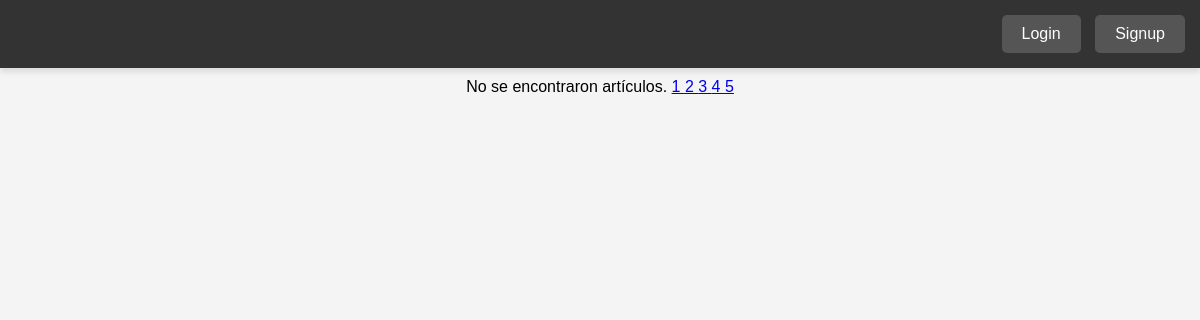
/?page=6, run on an earlier commit of the app's database.
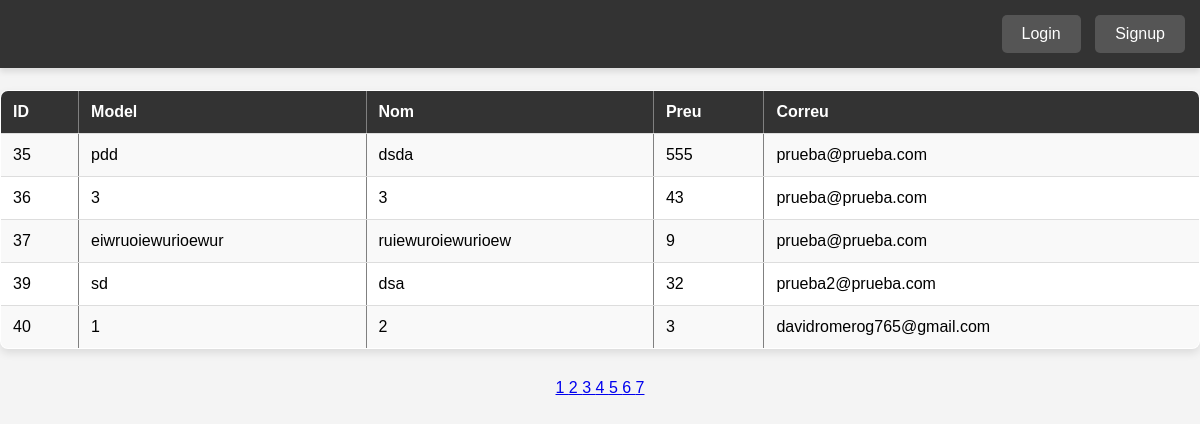
And on a later commit of the database.
### tables this page shows
CREATE TABLE `articles` (
  `id` int(11) NOT NULL,
  `model` varchar(20) NOT NULL,
  `nom` varchar(20) NOT NULL,
  `preu` float NOT NULL,
  `correu` varchar(255) DEFAULT NULL
);

### model/model.php (called while the page is built, shortened)
<?php
function obtenerTotalArticulos($connexio) {
    $query = $connexio->query("SELECT COUNT(*) FROM articles");
    return $query->fetchColumn();
}
function obtenerArticulos($connexio, $start, $articulosPorPagina) {
    $query = $connexio->prepare("SELECT * FROM articles LIMIT :start, :articulosPorPagina");
    $query->bindValue(':start', $start, PDO::PARAM_INT);
    $query->bindValue(':articulosPorPagina', $articulosPorPagina, PDO::PARAM_INT);
    $query->execute();
    return $query->fetchAll(PDO::FETCH_ASSOC);
}
?>

### index.php (the view, shortened to what this page needs)
<?php
include BASE_PATH . 'vista/navbar.view.php';
require_once 'database/connexio.php';
require_once 'model/model.php';
$articulosPorPagina = 5;
if (!(isset($_SESSION['usuari']))) {
    try {
        if (!isset($_GET['page']) || $_GET['page'] < 1) {
            $pagina = 1;
        } else {
            $pagina = $_GET['page'];
        }
        $start = ($pagina - 1) * $articulosPorPagina;
        $total = obtenerTotalArticulos($connexio);
        $pages = ceil($total / $articulosPorPagina);
        $fetch = obtenerArticulos($connexio, $start, $articulosPorPagina);
        if ($fetch) {
            echo "<table border='1'>";
            echo "<tr><th>ID</th><th>Model</th><th>Nom</th><th>Preu</th><th>Correu</th></tr>";
            foreach ($fetch as $entrada) {
                echo "<tr>
                    <td>".$entrada['id']."</td>
                    <td>".$entrada['model']."</td>
                    <td>".$entrada['nom']."</td>
                    <td>".$entrada['preu']."</td>
                    <td>".$entrada['correu']."</td>
                    </tr>";
            }
            echo "</table>";
        } else {
            echo "<br>No se encontraron artículos.";
        }
        if ($pages > 1): ?>
            <?php for ($i = 1; $i <= $pages; $i++): ?>
                <a href="?page=<?= htmlspecialchars($i); ?>"
                   class="<?= $i === $pagina ? 'active' : ''; ?>">
                    <?= htmlspecialchars($i); ?>
                </a>
            <?php endfor; ?>
        <?php endif; ?>
    <?php
    } catch (PDOException $e) {
        echo "Error: " . $e->getMessage();
    }
}
?>

### vista/navbar.view.php (shortened to what this page needs)
<!DOCTYPE html>
<html lang="en">
<head>
    <link rel="stylesheet" href="css/styles.css">
</head>
<body>
<?php
$vistaDir = BASE_URL . 'vista';
?>
<nav>
    <div class="right">
        <?php if (isset($_SESSION['usuari'])): ?>
            <a href="<?= $vistaDir ?>/../controlador/logout.php"><button>Logout</button></a>
            <a href="<?= $vistaDir ?>/reiniciarPassword.php"><button>Canviar contrassenya</button></a>
        <?php else: ?>
            <a href="<?= $vistaDir ?>/login.php"><button>Login</button></a>
            <a href="<?= $vistaDir ?>/signup.php"><button>Signup</button></a>
        <?php endif; ?>
    </div>
</nav>
</body>
</html>

### css/styles.css (style rules this page uses)
* { margin: 0; padding: 0; box-sizing: border-box; }
body { font-family: Arial, sans-serif; background-color: #f4f4f4; padding-top: 60px; text-align: center; }
nav { background-color: #333; color: white; padding: 15px; display: flex; justify-content: space-between; align-items: center; position: fixed; top: 0; left: 0; width: 100%; z-index: 1000; box-shadow: 0 4px 6px rgba(0, 0, 0, 0.1); }
nav .right a button { background-color: #555; color: white; border: none; padding: 10px 20px; margin-left: 10px; cursor: pointer; font-size: 16px; border-radius: 5px; transition: background-color 0.3s ease; }
table { width: 100%; border-collapse: collapse; margin: 30px 0; background-color: white; box-shadow: 0 4px 8px rgba(0, 0, 0, 0.1); border-radius: 8px; overflow: hidden; }
table th, table td { padding: 12px; text-align: left; border-bottom: 1px solid #ddd; }
table th { background-color: #333; color: white; }
table tr:nth-child(even) { background-color: #f9f9f9; }
button { background-color: #333; color: white; border: none; padding: 10px 20px; font-size: 16px; cursor: pointer; border-radius: 5px; transition: background-color 0.3s ease; }

What changed in the data, as far as the page shows it:
added articles: id "35", model "pdd", nom "dsda", preu "555", correu "prueba@prueba.com"
added articles: id "36", model "3", nom "3", preu "43", correu "prueba@prueba.com"
added articles: id "37", model "eiwruoiewurioewur", nom "ruiewuroiewurioew", preu "9", correu "prueba@prueba.com"
added articles: id "39", model "sd", nom "dsa", preu "32", correu "prueba2@prueba.com"
added articles: id "40", model "1", nom "2", preu "3", correu "davidromerog765@gmail.com"
Also different on the page:
text no longer shown: "No se encontraron artículos."
text now shown: "ID Model Nom Preu Correu"
new list line: "6"
new list line: "7"
